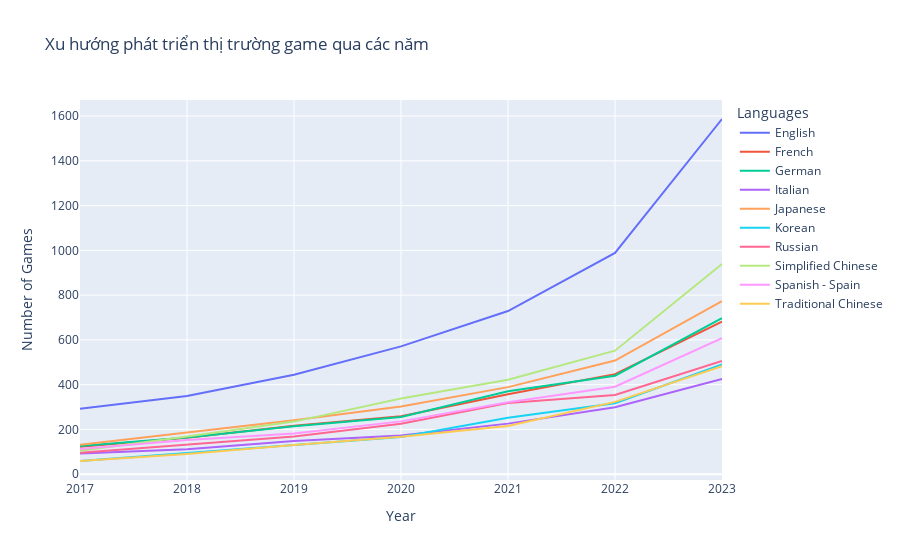

Notebook code for this chart:
### Markdown cell above
Vẽ biểu đồ thể hiện xu hướng và kết luận

### Code cell
# Pivot the DataFrame to have years as columns, languages as index, and number of games as values
pivot_df = lang_df.pivot(index='Languages', columns='ReleaseYear', values='Number of Games').fillna(0)

# Reset the index
pivot_df.reset_index(inplace=True)

# Melt the DataFrame to have one row per year-language combination
melted_df = pivot_df.melt(id_vars='Languages', var_name='Year', value_name='Number of Games')

# Plot a line chart for each language using Plotly
fig = px.line(melted_df, x='Year', y='Number of Games', color='Languages', title='Xu hướng phát triển thị trường game qua các năm')
fig.show()

### Figure 1 — Plotly figure (JSON) as saved in the notebook; plotly's stock layout.template omitted (floating-point values rounded to 4 significant figures)
{"data": [{"hovertemplate": "Languages=English<br>Year=%{x}<br>Number of Games=%{y}<extra></extra>", "legendgroup": "English", "line": {"color": "#636efa", "dash": "solid"}, "marker": {"symbol": "circle"}, "mode": "lines", "name": "English", "orientation": "v", "showlegend": true, "type": "scatter", "x": [2017, 2018, 2019, 2020, 2021, 2022, 2023], "xaxis": "x", "y": [292, 349, 444, 571, 729, 989, 1587], "yaxis": "y"}, {"hovertemplate": "Languages=French<br>Year=%{x}<br>Number of Games=%{y}<extra></extra>", "legendgroup": "French", "line": {"color": "#EF553B", "dash": "solid"}, "marker": {"symbol": "circle"}, "mode": "lines", "name": "French", "orientation": "v", "showlegend": true, "type": "scatter", "x": [2017, 2018, 2019, 2020, 2021, 2022, 2023], "xaxis": "x", "y": [123, 163, 217, 259, 357, 447, 682], "yaxis": "y"}, {"hovertemplate": "Languages=German<br>Year=%{x}<br>Number of Games=%{y}<extra></extra>", "legendgroup": "German", "line": {"color": "#00cc96", "dash": "solid"}, "marker": {"symbol": "circle"}, "mode": "lines", "name": "German", "orientation": "v", "showlegend": true, "type": "scatter", "x": [2017, 2018, 2019, 2020, 2021, 2022, 2023], "xaxis": "x", "y": [126, 164, 214, 256, 371, 440, 697], "yaxis": "y"}, {"hovertemplate": "Languages=Italian<br>Year=%{x}<br>Number of Games=%{y}<extra></extra>", "legendgroup": "Italian", "line": {"color": "#ab63fa", "dash": "solid"}, "marker": {"symbol": "circle"}, "mode": "lines", "name": "Italian", "orientation": "v", "showlegend": true, "type": "scatter", "x": [2017, 2018, 2019, 2020, 2021, 2022, 2023], "xaxis": "x", "y": [92, 111, 148, 173, 226, 299, 426], "yaxis": "y"}, {"hovertemplate": "Languages=Japanese<br>Year=%{x}<br>Number of Games=%{y}<extra></extra>", "legendgroup": "Japanese", "line": {"color": "#FFA15A", "dash": "solid"}, "marker": {"symbol": "circle"}, "mode": "lines", "name": "Japanese", "orientation": "v", "showlegend": true, "type": "scatter", "x": [2017, 2018, 2019, 2020, 2021, 2022, 2023], "xaxis": "x", "y": [132, 185, 241, 303, 389, 508, 773], "yaxis": "y"}, {"hovertemplate": "Languages=Korean<br>Year=%{x}<br>Number of Games=%{y}<extra></extra>", "legendgroup": "Korean", "line": {"color": "#19d3f3", "dash": "solid"}, "marker": {"symbol": "circle"}, "mode": "lines", "name": "Korean", "orientation": "v", "showlegend": true, "type": "scatter", "x": [2017, 2018, 2019, 2020, 2021, 2022, 2023], "xaxis": "x", "y": [59, 95, 131, 166, 252, 317, 490], "yaxis": "y"}, {"hovertemplate": "Languages=Russian<br>Year=%{x}<br>Number of Games=%{y}<extra></extra>", "legendgroup": "Russian", "line": {"color": "#FF6692", "dash": "solid"}, "marker": {"symbol": "circle"}, "mode": "lines", "name": "Russian", "orientation": "v", "showlegend": true, "type": "scatter", "x": [2017, 2018, 2019, 2020, 2021, 2022, 2023], "xaxis": "x", "y": [96, 134, 169, 225, 318, 354, 506], "yaxis": "y"}, {"hovertemplate": "Languages=Simplified Chinese<br>Year=%{x}<br>Number of Games=%{y}<extra></extra>", "legendgroup": "Simplified Chinese", "line": {"color": "#B6E880", "dash": "solid"}, "marker": {"symbol": "circle"}, "mode": "lines", "name": "Simplified Chinese", "orientation": "v", "showlegend": true, "type": "scatter", "x": [2017, 2018, 2019, 2020, 2021, 2022, 2023], "xaxis": "x", "y": [105, 168, 235, 338, 422, 552, 939], "yaxis": "y"}, {"hovertemplate": "Languages=Spanish - Spain<br>Year=%{x}<br>Number of Games=%{y}<extra></extra>", "legendgroup": "Spanish - Spain", "line": {"color": "#FF97FF", "dash": "solid"}, "marker": {"symbol": "circle"}, "mode": "lines", "name": "Spanish - Spain", "orientation": "v", "showlegend": true, "type": "scatter", "x": [2017, 2018, 2019, 2020, 2021, 2022, 2023], "xaxis": "x", "y": [113, 153, 182, 236, 321, 391, 608], "yaxis": "y"}, {"hovertemplate": "Languages=Traditional Chinese<br>Year=%{x}<br>Number of Games=%{y}<extra></extra>", "legendgroup": "Traditional Chinese", "line": {"color": "#FECB52", "dash": "solid"}, "marker": {"symbol": "circle"}, "mode": "lines", "name": "Traditional Chinese", "orientation": "v", "showlegend": true, "type": "scatter", "x": [2017, 2018, 2019, 2020, 2021, 2022, 2023], "xaxis": "x", "y": [59, 90, 131, 167, 215, 323, 482], "yaxis": "y"}], "layout": {"legend": {"title": {"text": "Languages"}, "tracegroupgap": 0}, "title": {"text": "Xu hướng phát triển thị trường game qua các năm"}, "xaxis": {"anchor": "y", "domain": [0, 1], "title": {"text": "Year"}}, "yaxis": {"anchor": "x", "domain": [0, 1], "title": {"text": "Number of Games"}}}}
